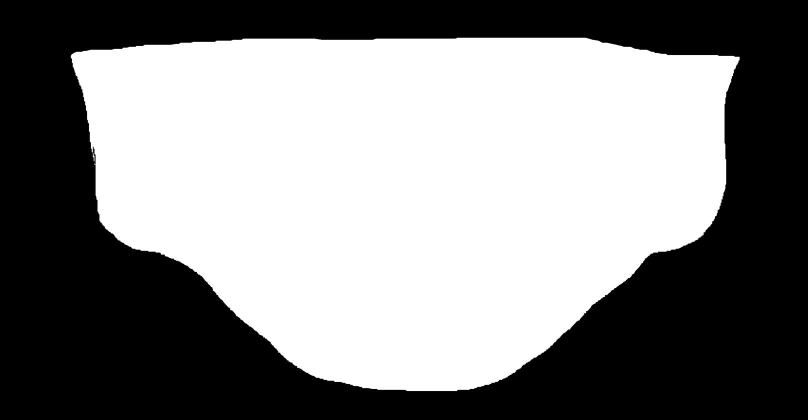
#> input picture image_preprocessing/maxillomandibular/1000.jpg, 1615 x 840 px (shown at 1/2 size); its folder holds 4 pictures in this run
$ python main.py
#> lines starting #> are read from the running program, lines starting #| are printed output that depends on the picture; pictures that were not available may be replaced by others from this repository, and a replacement may not be noted
import os
from PIL import Image
import numpy as np

crop_normal_folder = 'cropped/normal'
os.makedirs(crop_normal_folder, exist_ok = True)
crop_anormal_folder = 'cropped/anormal'
os.makedirs(crop_anormal_folder, exist_ok = True)

gt_folder = 'gt'
rgb_folder = 'rgb'
maxillomandibular_folder = 'maxillomandibular'
imgs = os.listdir(rgb_folder)
for img in imgs :
    gt_path = os.path.join(gt_folder, img)
    rgb_path = os.path.join(rgb_folder, img)
    mouth_path = os.path.join(maxillomandibular_folder, img)
    np_img = np.array(Image.open(mouth_path).convert('L'))
#> np_img is the input picture: shape (840, 1615); min 0, max 255, mean 133
    h,w = np_img.shape
#> h = 840; w = 1615
    h_list, w_list = [], []
    for h_idx in range(h) :
        for w_idx in range(w) :
            if np_img[h_idx, w_idx] != 0 :
                h_list.append(h_idx)
                w_list.append(w_idx)
    h0,hz = min(h_list), max(h_list)
#> h0 = 72; hz = 783
    w0, wz = min(w_list), max(w_list)
#> w0 = 136; wz = 1479

    h0 = h0 - 30 if h0 > 30 else 0
#> h0 = 42
    hz = hz + 30 if hz < h - 30 else h
#> hz = 813
    w0 = w0 - 30 if w0 > 30 else 0
#> w0 = 106
    wz = wz + 30 if wz < w - 30 else w
#> wz = 1509

    org_pil = Image.open(rgb_path).convert('L')
    new_pil = org_pil.crop((w0,h0,wz,hz))
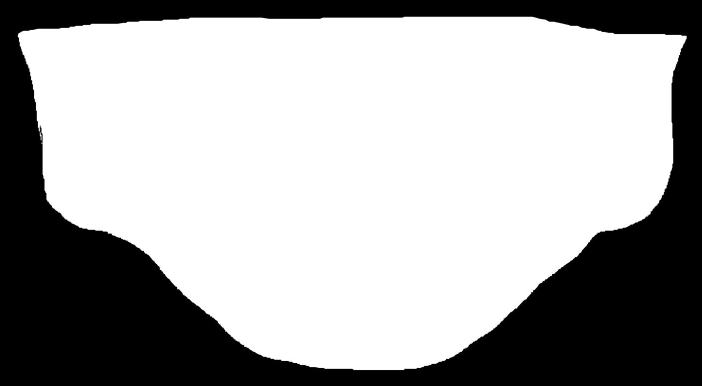
#> new_pil: PIL image 1403x771 L (shown at 1/2 size); min 0, max 255, mean 166.8

    mouth_pil = Image.open(mouth_path).convert('L')
    new_mouth_pil = mouth_pil.crop((w0,h0,wz,hz))

    # [1] Contrast Histogram
    np_img = np.array(new_pil)
    hist, bins = np.histogram(np_img.flatten(), 256, [0, 256])
#> hist = 256 values, max 699515 at index 255, min 1 at index 157, mean 4225.4; bins = 257 values from 0 to 256
    cdf = hist.cumsum()
#> cdf = 256 values from 365100 to 1081713
    cdf_m = np.ma.masked_equal(cdf, 0)

    # History Equalization 공식
    cdf_m = (cdf_m - cdf_m.min()) * 255 / (cdf_m.max() - cdf_m.min())
    # Mask처리를 했던 부분을 다시 0으로 변환
    cdf = np.ma.filled(cdf_m, 0).astype('uint8')
#> cdf = 256 values from 0 to 255
    img2 = cdf[np_img]
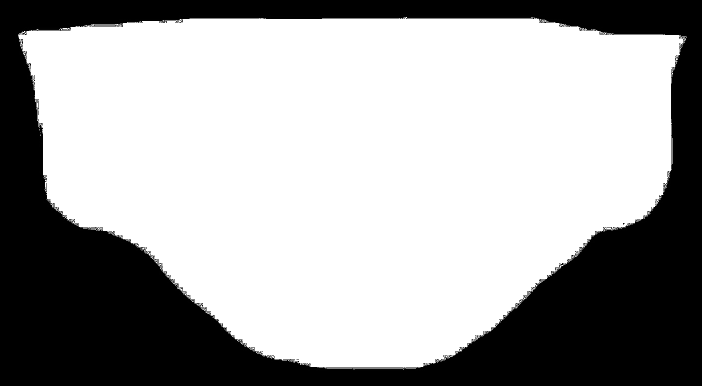
#> img2: shape (771, 1403) (shown at 1/2 size); min 0, max 255, mean 164.9
    min_value = img2.min()
#> min_value = 0
    img2 = img2 - min_value
    img2 = img2 / img2.max()
    img2 = (img2 * 255).astype(np.uint8)
    new_pil = Image.fromarray(img2)


    gt_pil = Image.open(gt_path).convert('L')
    new_gt_pil = gt_pil.crop((w0, h0, wz, hz))
    new_gt_np = np.array(new_gt_pil)
    normality = new_gt_np.sum()
#> normality = 180481890
    if normality == 0 :
        save_base_folder = crop_normal_folder
    else :
        save_base_folder = crop_anormal_folder
    save_rgb_folder = os.path.join(save_base_folder, 'rgb')
    os.makedirs(save_rgb_folder, exist_ok = True)
    save_gt_folder = os.path.join(save_base_folder, 'gt')
    os.makedirs(save_gt_folder, exist_ok=True)
    save_mouth_folder = os.path.join(save_base_folder, 'mouth')
    os.makedirs(save_mouth_folder, exist_ok=True)

    new_pil.save(os.path.join(save_rgb_folder, img))
    new_gt_pil.save(os.path.join(save_gt_folder, img))
    new_mouth_pil.save(os.path.join(save_mouth_folder, img))

$ run again, on image_preprocessing/maxillomandibular/108.jpg
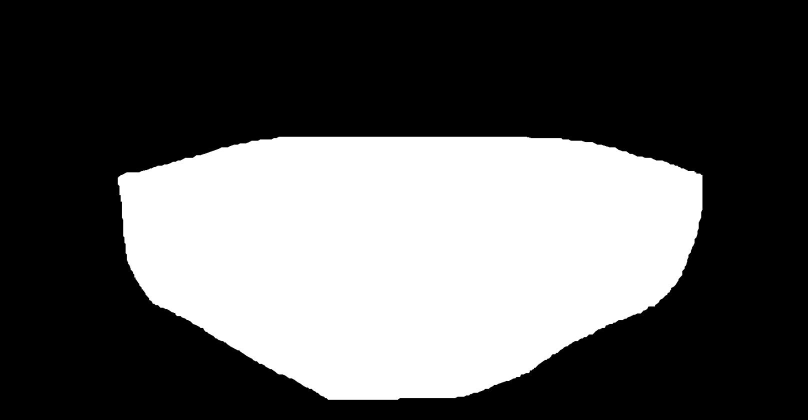
#> input picture image_preprocessing/maxillomandibular/108.jpg, 1615 x 840 px (shown at 1/2 size)
#> np_img is the input picture: shape (840, 1615); min 0, max 255, mean 90
#> `new_pil = org_pil.crop((w0,h0,wz,hz))`:
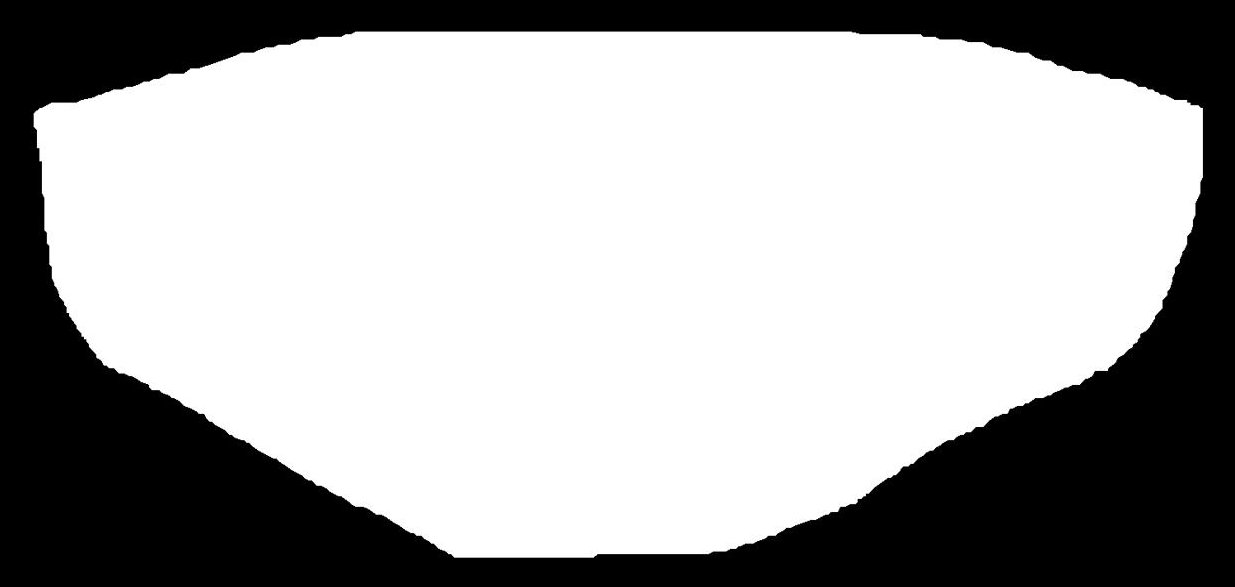
#> new_pil: PIL image 1235x587 L; min 0, max 255, mean 168.5
#> hist = 256 values, max 472315 at index 255, min 1 at index 63, mean 2831.8; bins = 257 values from 0 to 256
#> `cdf = hist.cumsum()`: cdf = 256 values from 239924 to 724945
#> `cdf = np.ma.filled(cdf_m, 0).astype('uint8')`: cdf = 256 values from 0 to 255
#> `img2 = cdf[np_img]`:
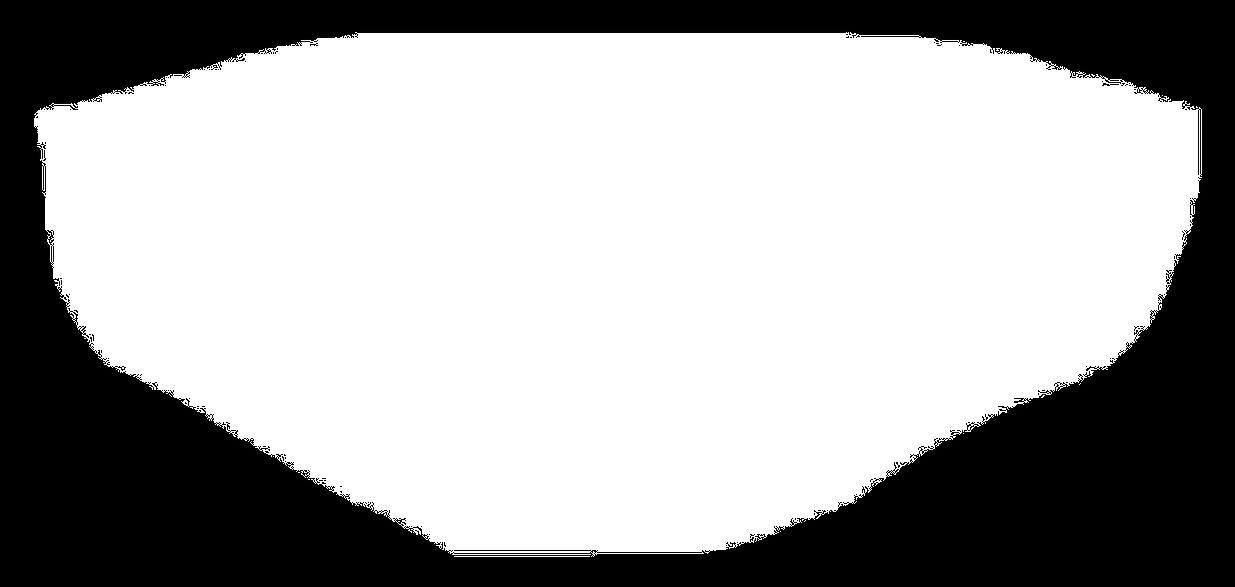
#> img2: shape (587, 1235); min 0, max 255, mean 166.2
#> min_value = 0
#> normality = 122150120
